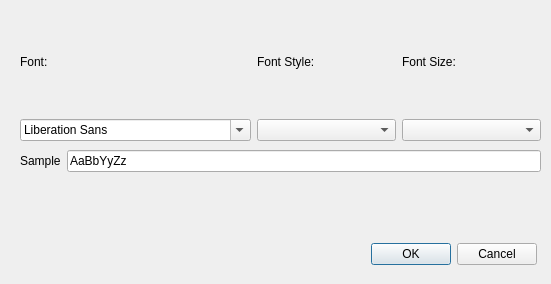
<?xml version="1.0" encoding="UTF-8"?>
<ui version="4.0">
 <class>FontDialog</class>
 <widget class="QDialog" name="FontDialog">
  <property name="geometry">
   <rect>
    <x>0</x>
    <y>0</y>
    <width>551</width>
    <height>284</height>
   </rect>
  </property>
  <property name="windowTitle">
   <string>Dialog</string>
  </property>
  <widget class="QWidget" name="layoutWidget">
   <property name="geometry">
    <rect>
     <x>20</x>
     <y>10</y>
     <width>521</width>
     <height>131</height>
    </rect>
   </property>
   <layout class="QHBoxLayout" name="horizontalLayout">
    <item>
     <layout class="QVBoxLayout" name="verticalLayout_3">
      <item>
       <widget class="QLabel" name="label_font">
        <property name="text">
         <string>Font:</string>
        </property>
       </widget>
      </item>
      <item>
       <widget class="QFontComboBox" name="fontComboBox"/>
      </item>
     </layout>
    </item>
    <item>
     <layout class="QVBoxLayout" name="verticalLayout_4">
      <item>
       <widget class="QLabel" name="label_style">
        <property name="text">
         <string>Font Style:</string>
        </property>
       </widget>
      </item>
      <item>
       <widget class="QComboBox" name="comboBox_style"/>
      </item>
     </layout>
    </item>
    <item>
     <layout class="QVBoxLayout" name="verticalLayout_5">
      <item>
       <widget class="QLabel" name="label_size">
        <property name="text">
         <string>Font Size:</string>
        </property>
       </widget>
      </item>
      <item>
       <widget class="QComboBox" name="comboBox_size"/>
      </item>
     </layout>
    </item>
   </layout>
  </widget>
  <widget class="QDialogButtonBox" name="buttonBox">
   <property name="geometry">
    <rect>
     <x>26</x>
     <y>240</y>
     <width>511</width>
     <height>29</height>
    </rect>
   </property>
   <property name="orientation">
    <enum>Qt::Horizontal</enum>
   </property>
   <property name="standardButtons">
    <set>QDialogButtonBox::Cancel|QDialogButtonBox::Ok</set>
   </property>
  </widget>
  <widget class="QWidget" name="layoutWidget_2">
   <property name="geometry">
    <rect>
     <x>20</x>
     <y>150</y>
     <width>521</width>
     <height>81</height>
    </rect>
   </property>
   <layout class="QFormLayout" name="formLayout">
    <item row="0" column="0">
     <widget class="QLabel" name="label_sample">
      <property name="text">
       <string>Sample</string>
      </property>
     </widget>
    </item>
    <item row="0" column="1">
     <widget class="QLineEdit" name="lineEdit_sample">
      <property name="text">
       <string>AaBbYyZz</string>
      </property>
     </widget>
    </item>
   </layout>
  </widget>
 </widget>
 <resources/>
 <connections/>
</ui>
